Frame 1 (no input): blank canvas, image omitted
Frame 60 (the mouse pressed at the canvas centre just before this capture): blank canvas, image omitted
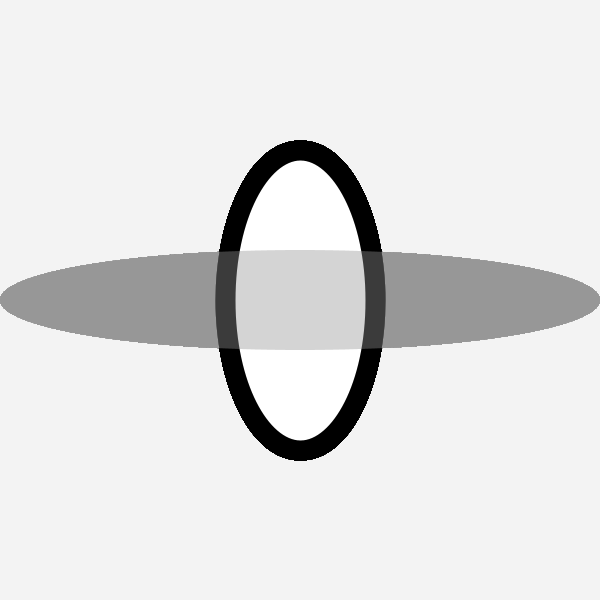
Frame 120 (the mouse held since frame 60 and released just before this capture)

The Processing sketch whose frames 1 and 60 were blank and that drew this single picture after the mouse press (run headless with seeded random() and noise(); from frame 60 on, the mouse is pressed at the canvas centre):

// Processing sketch: ex23_2
// ── ex23_2.pde
//Invent three unique shapes that behave differently in relation to the mouse. Each 
// shape’s behavior should change when the mouse is pressed. Relate the form of 
// each shape to its behavior.

void setup() { 
  size(600, 600); 
  smooth();
} 

void draw () { 
  float mx=mouseX;
  float my=mouseY;

  //creates a trail by changing the transparency 
  if (mousePressed==false) { 
    fill(255, 10);
    noStroke(); 
    rect(0, 0, width, height);
  } 

  //draws the circle at mouse position, size depending mouse position 
  stroke(0);
  strokeWeight(mx/15);
  fill(255, 230);
  ellipse(mx, my, mx/2, my);

  //draws a circle over the other 
  if (mx*my>height*100) { 
    internal(mx, my);
  }
}

void internal(float x, float y) { 
  if (mousePressed) {
    noStroke (); 
    fill(150, 100);
  } 
  ellipse(x, y, mouseY*2, mouseX/3);
} 
